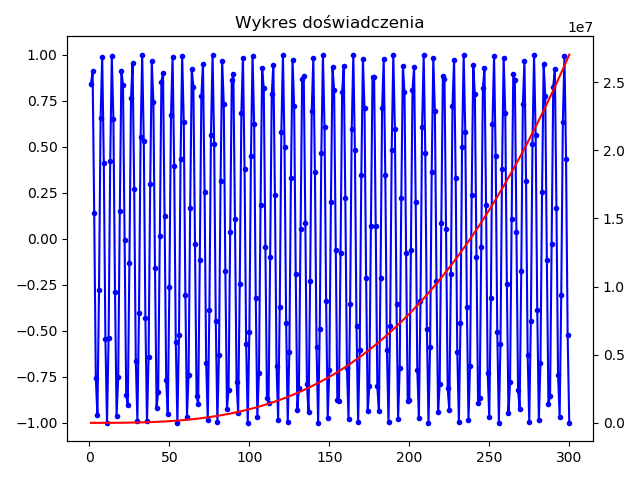

This figure's Python source:
import matplotlib.pyplot as plt
import pandas as pd

dane = pd.read_csv("dosw15.csv", sep=";")
x = dane["Czas"]
y = dane["Zmienna1"]
z = dane["Zmienna2"]

fig, ax1 = plt.subplots()
plt.title("Wykres doświadczenia")
ax1.plot(x, y, 'b.-', label="Zmienna1")
ax2 = ax1.twinx()
ax2.plot(x, z, 'r', label="Zmienna2")
plt.savefig("wykres5.pdf")
plt.show()
